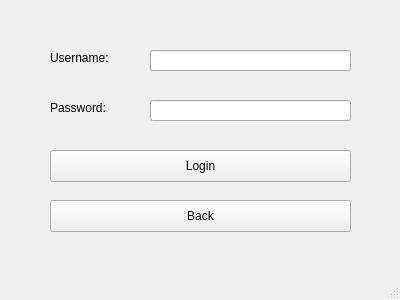
<?xml version="1.0" encoding="UTF-8"?>
<ui version="4.0">
 <class>LoginWindow</class>
 <widget class="QMainWindow" name="LoginWindow">
  <property name="geometry">
   <rect>
    <x>0</x>
    <y>0</y>
    <width>400</width>
    <height>300</height>
   </rect>
  </property>
  <property name="windowTitle">
   <string>Login</string>
  </property>
  <widget class="QWidget" name="centralwidget">
   <widget class="QLabel" name="label_username">
    <property name="geometry">
     <rect>
      <x>50</x>
      <y>50</y>
      <width>81</width>
      <height>16</height>
     </rect>
    </property>
    <property name="text">
     <string>Username:</string>
    </property>
   </widget>
   <widget class="QLabel" name="label_password">
    <property name="geometry">
     <rect>
      <x>50</x>
      <y>100</y>
      <width>81</width>
      <height>16</height>
     </rect>
    </property>
    <property name="text">
     <string>Password:</string>
    </property>
   </widget>
   <widget class="QLineEdit" name="lineEdit_username">
    <property name="geometry">
     <rect>
      <x>150</x>
      <y>50</y>
      <width>201</width>
      <height>21</height>
     </rect>
    </property>
   </widget>
   <widget class="QLineEdit" name="lineEdit_password">
    <property name="geometry">
     <rect>
      <x>150</x>
      <y>100</y>
      <width>201</width>
      <height>21</height>
     </rect>
    </property>
    <property name="echoMode">
     <enum>QLineEdit::Password</enum>
    </property>
   </widget>
   <widget class="QPushButton" name="pushButton_login">
    <property name="geometry">
     <rect>
      <x>50</x>
      <y>150</y>
      <width>301</width>
      <height>32</height>
     </rect>
    </property>
    <property name="text">
     <string>Login</string>
    </property>
   </widget>
   <widget class="QPushButton" name="pushButton_back">
    <property name="geometry">
     <rect>
      <x>50</x>
      <y>200</y>
      <width>301</width>
      <height>32</height>
     </rect>
    </property>
    <property name="text">
     <string>Back</string>
    </property>
   </widget>
  </widget>
  <widget class="QMenuBar" name="menubar">
   <property name="geometry">
    <rect>
     <x>0</x>
     <y>0</y>
     <width>400</width>
     <height>21</height>
    </rect>
   </property>
  </widget>
  <widget class="QStatusBar" name="statusbar"/>
 </widget>
 <resources/>
 <connections/>
</ui>
